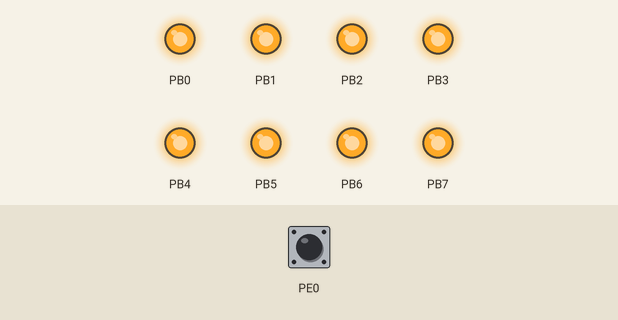
This program was run on a simulated ATmega128, built with avr-gcc and emulated at 16 MHz. On the bench: output pins drawn as LEDs (lit = HIGH). The inputs (shaded band) are chosen by the test bench; at power-on: PE0 HIGH.

Above: at 1.2 s.
1.3 s: PE0 pulsed LOW 5 times (0.12 s each, 0.3 s apart)
At 2.9 s:
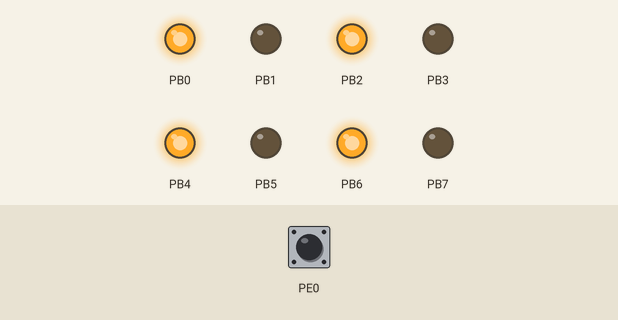
4.3 s: PE0 driven LOW
At 4.8 s:
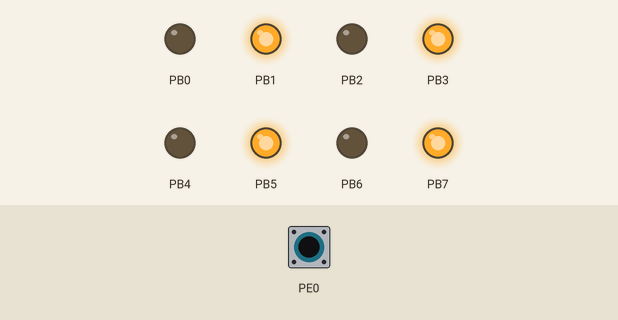
5.8 s: PE0 pulsed HIGH 5 times (0.12 s each, 0.3 s apart)
At 7.2 s:
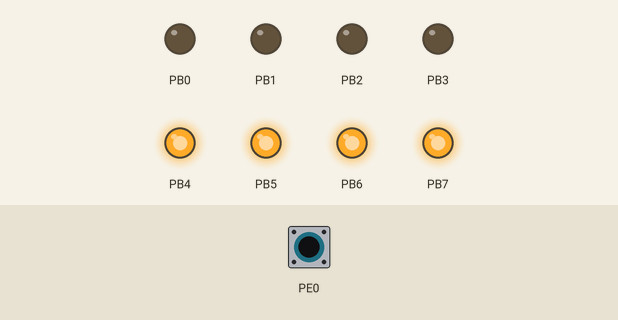
Timing chart, 0 to 8.8 s (numbered marks = the images above; inputs shaded):
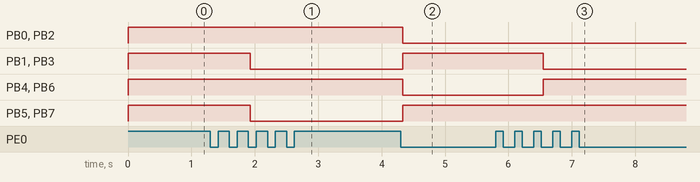

Measured:
- after the input at 1.3 s, PB1, PB3, PB5, PB7: HIGH → LOW after 0.63 s
- after the input at 4.3 s, PB0, PB2, PB4, PB6: HIGH → LOW at once; PB1, PB3, PB5, PB7: LOW → HIGH at once
- after the input at 5.8 s, PB1, PB3: HIGH → LOW after 0.75 s; PB4, PB6: LOW → HIGH after 0.75 s

The program:

main.c
```c
#include <avr/io.h>
#include <util/delay.h>


int main(void)
{
	DDRE = 0x00;
	DDRB = 0xFF;

	PORTB = 0xFF;

	int cnt = 0;

	while (1)
	{
		if(!(PINE&(1<<PINE0))) {
			_delay_ms(30);
			cnt++;

			if(cnt == 3) {
				PORTB = 0x55;
			}

			if(cnt == 6) {
				PORTB = 0xAA;
			}

			if(cnt == 9) {
				PORTB = 0xF0;
			}

			if(cnt == 12) {
				PORTB = 0x0F;
			}

			if(cnt == 12) {
				PORTB = 0x0F;
			}

			if(cnt == 15) {
				PORTB = 0xFF;

				cnt = 0;
			}

			while(!(PINE&0x01)) {
				_delay_ms(30);
			}
		}
	}
}
```
